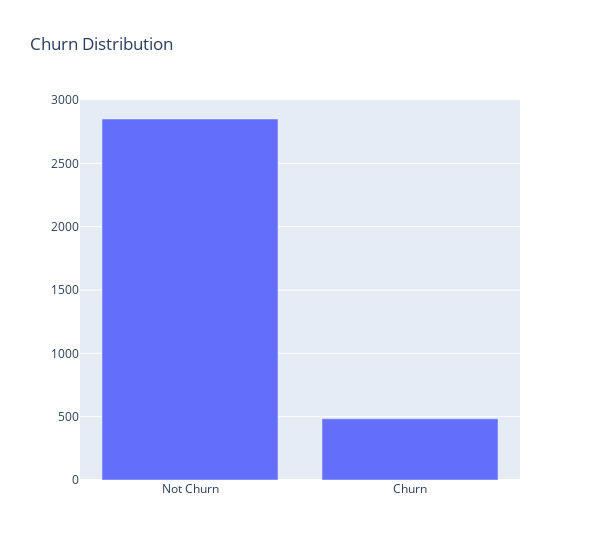

The notebook cell saved with this chart:
### Markdown cell above
Distribution of Churn

### Code cell
# Plotting the target variable distribution
class_counts = df.groupby("churn").size()

fig = go.Figure(
    data=[go.Bar(x=class_counts.index, y=class_counts.values)],
    layout=go.Layout(title="Churn Distribution", xaxis=dict(tickvals=[0, 1], ticktext=["Not Churn", "Churn"]), 
          hovermode = 'closest',width=600)
)

# Show the chart
fig.show()

### Figure 1 — Plotly figure (JSON) as saved in the notebook; plotly's stock layout.template omitted (floating-point values rounded to 4 significant figures)
{"data": [{"type": "bar", "x": [false, true], "y": [2850, 483]}], "layout": {"hovermode": "closest", "title": {"text": "Churn Distribution"}, "width": 600, "xaxis": {"ticktext": ["Not Churn", "Churn"], "tickvals": [0, 1]}}}
